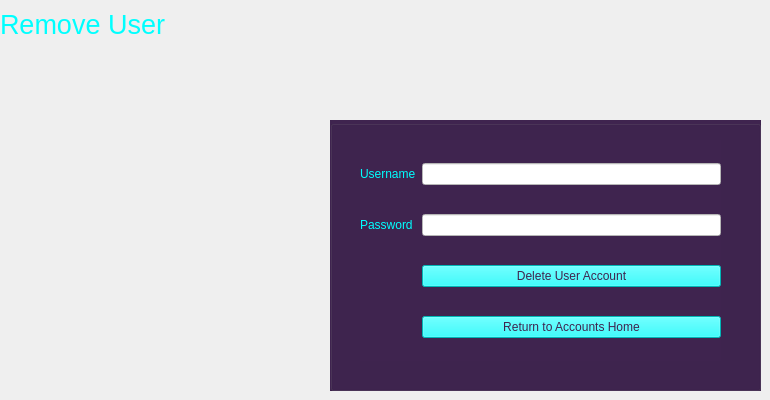
    <widget class="QWidget" name="deleteUserPage">
     <widget class="QLabel" name="RemoveUserLabel_2">
      <property name="geometry">
       <rect>
        <x>0</x>
        <y>0</y>
        <width>270</width>
        <height>50</height>
       </rect>
      </property>
      <property name="styleSheet">
       <string notr="true">font: 87 8pt &quot;Segoe UI Black&quot;;</string>
      </property>
      <property name="text">
       <string>&lt;html&gt;&lt;head/&gt;&lt;body&gt;&lt;p&gt;&lt;span style=&quot; font-size:20pt; color:#00ffff;&quot;&gt;Remove User&lt;/span&gt;&lt;/p&gt;&lt;/body&gt;&lt;/html&gt;</string>
      </property>
     </widget>
     <widget class="QGroupBox" name="removeUserGroupBox">
      <property name="geometry">
       <rect>
        <x>330</x>
        <y>120</y>
        <width>431</width>
        <height>271</height>
       </rect>
      </property>
      <property name="styleSheet">
       <string notr="true">background-color:rgb(63, 36, 79);</string>
      </property>
      <property name="title">
       <string/>
      </property>
      <widget class="QWidget" name="gridLayoutWidget">
       <property name="geometry">
        <rect>
         <x>30</x>
         <y>20</y>
         <width>361</width>
         <height>221</height>
        </rect>
       </property>
       <layout class="QGridLayout" name="removeUserGridLayout">
        <item row="1" column="1">
         <widget class="QLineEdit" name="removeUserPassLineEdit">
          <property name="styleSheet">
           <string notr="true">background-color: rgb(255, 255, 255);</string>
          </property>
         </widget>
        </item>
        <item row="0" column="1">
         <widget class="QLineEdit" name="removeUserNameLineEdit">
          <property name="styleSheet">
           <string notr="true">background-color: rgb(255, 255, 255);</string>
          </property>
         </widget>
        </item>
        <item row="1" column="0">
         <widget class="QLabel" name="removeUserPassLabel">
          <property name="styleSheet">
           <string notr="true">font: 87 8pt &quot;Segoe UI Black&quot;;</string>
          </property>
          <property name="text">
           <string>&lt;html&gt;&lt;head/&gt;&lt;body&gt;&lt;p&gt;&lt;span style=&quot; color:#00ffff;&quot;&gt;Password&lt;/span&gt;&lt;/p&gt;&lt;/body&gt;&lt;/html&gt;</string>
          </property>
         </widget>
        </item>
        <item row="0" column="0">
         <widget class="QLabel" name="removeUserNameLabel">
          <property name="styleSheet">
           <string notr="true">font: 87 8pt &quot;Segoe UI Black&quot;;</string>
          </property>
          <property name="text">
           <string>&lt;html&gt;&lt;head/&gt;&lt;body&gt;&lt;p&gt;&lt;span style=&quot; color:#00ffff;&quot;&gt;Username&lt;/span&gt;&lt;/p&gt;&lt;/body&gt;&lt;/html&gt;</string>
          </property>
         </widget>
        </item>
        <item row="3" column="1">
         <widget class="QPushButton" name="returnAccountsButton2">
          <property name="styleSheet">
           <string notr="true">background-color: rgb(0, 255, 255);
font: 87 8pt &quot;Segoe UI Black&quot;;
color: rgb(63, 36, 79)</string>
          </property>
          <property name="text">
           <string>Return to Accounts Home</string>
          </property>
         </widget>
        </item>
        <item row="2" column="1">
         <widget class="QPushButton" name="deleteUserButton">
          <property name="styleSheet">
           <string notr="true">background-color: rgb(0, 255, 255);
font: 87 8pt &quot;Segoe UI Black&quot;;
color: rgb(63, 36, 79)</string>
          </property>
          <property name="text">
           <string>Delete User Account</string>
          </property>
         </widget>
        </item>
       </layout>
      </widget>
     </widget>
     <zorder>removeUserGroupBox</zorder>
     <zorder>RemoveUserLabel_2</zorder>
    </widget>
